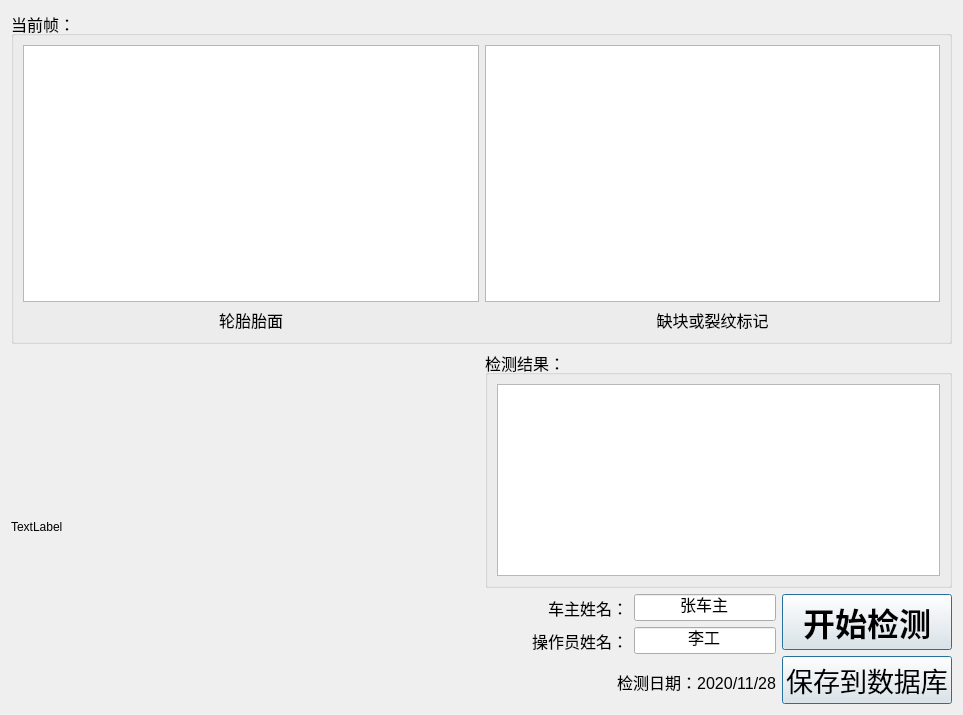
<?xml version="1.0" encoding="UTF-8"?>
<ui version="4.0">
 <class>Form</class>
 <widget class="QWidget" name="Form">
  <property name="enabled">
   <bool>true</bool>
  </property>
  <property name="geometry">
   <rect>
    <x>0</x>
    <y>0</y>
    <width>963</width>
    <height>715</height>
   </rect>
  </property>
  <property name="windowTitle">
   <string>西安工业大学-汽车轮胎胎面缺陷检测系统</string>
  </property>
  <layout class="QVBoxLayout" name="verticalLayout_5">
   <item>
    <widget class="QGroupBox" name="groupBox">
     <property name="font">
      <font>
       <pointsize>12</pointsize>
      </font>
     </property>
     <property name="title">
      <string>当前帧：</string>
     </property>
     <layout class="QVBoxLayout" name="verticalLayout">
      <item>
       <layout class="QHBoxLayout" name="horizontalLayout_2" stretch="0,0">
        <item>
         <widget class="QGraphicsView" name="graph"/>
        </item>
        <item>
         <widget class="QGraphicsView" name="graph_2"/>
        </item>
       </layout>
      </item>
      <item>
       <layout class="QHBoxLayout" name="horizontalLayout">
        <item>
         <widget class="QLabel" name="label_2">
          <property name="text">
           <string>轮胎胎面</string>
          </property>
          <property name="alignment">
           <set>Qt::AlignCenter</set>
          </property>
         </widget>
        </item>
        <item>
         <widget class="QLabel" name="label_3">
          <property name="text">
           <string>缺块或裂纹标记</string>
          </property>
          <property name="alignment">
           <set>Qt::AlignCenter</set>
          </property>
         </widget>
        </item>
       </layout>
      </item>
     </layout>
    </widget>
   </item>
   <item>
    <layout class="QHBoxLayout" name="horizontalLayout_7" stretch="1,1">
     <item>
      <widget class="QLabel" name="label">
       <property name="autoFillBackground">
        <bool>false</bool>
       </property>
       <property name="text">
        <string>TextLabel</string>
       </property>
       <property name="scaledContents">
        <bool>false</bool>
       </property>
      </widget>
     </item>
     <item>
      <layout class="QVBoxLayout" name="verticalLayout_4" stretch="1,1">
       <item>
        <widget class="QGroupBox" name="groupBox_2">
         <property name="font">
          <font>
           <pointsize>12</pointsize>
          </font>
         </property>
         <property name="title">
          <string>检测结果：</string>
         </property>
         <layout class="QHBoxLayout" name="horizontalLayout_3">
          <item>
           <widget class="QTextBrowser" name="textBrowser">
            <property name="sizePolicy">
             <sizepolicy hsizetype="Minimum" vsizetype="Minimum">
              <horstretch>0</horstretch>
              <verstretch>0</verstretch>
             </sizepolicy>
            </property>
           </widget>
          </item>
         </layout>
        </widget>
       </item>
       <item>
        <layout class="QHBoxLayout" name="horizontalLayout_6" stretch="0,0">
         <item>
          <layout class="QVBoxLayout" name="verticalLayout_2">
           <item>
            <layout class="QHBoxLayout" name="horizontalLayout_4" stretch="1,1">
             <item>
              <widget class="QLabel" name="label_4">
               <property name="font">
                <font>
                 <pointsize>12</pointsize>
                </font>
               </property>
               <property name="layoutDirection">
                <enum>Qt::RightToLeft</enum>
               </property>
               <property name="text">
                <string>车主姓名：</string>
               </property>
               <property name="alignment">
                <set>Qt::AlignRight|Qt::AlignTrailing|Qt::AlignVCenter</set>
               </property>
              </widget>
             </item>
             <item>
              <widget class="QLineEdit" name="owner">
               <property name="font">
                <font>
                 <pointsize>12</pointsize>
                </font>
               </property>
               <property name="text">
                <string>张车主</string>
               </property>
               <property name="alignment">
                <set>Qt::AlignCenter</set>
               </property>
              </widget>
             </item>
            </layout>
           </item>
           <item>
            <layout class="QHBoxLayout" name="horizontalLayout_5" stretch="1,1">
             <item>
              <widget class="QLabel" name="label_7">
               <property name="font">
                <font>
                 <pointsize>12</pointsize>
                </font>
               </property>
               <property name="layoutDirection">
                <enum>Qt::RightToLeft</enum>
               </property>
               <property name="text">
                <string>操作员姓名：</string>
               </property>
               <property name="alignment">
                <set>Qt::AlignRight|Qt::AlignTrailing|Qt::AlignVCenter</set>
               </property>
              </widget>
             </item>
             <item>
              <widget class="QLineEdit" name="oper">
               <property name="font">
                <font>
                 <pointsize>12</pointsize>
                </font>
               </property>
               <property name="text">
                <string>李工</string>
               </property>
               <property name="alignment">
                <set>Qt::AlignCenter</set>
               </property>
              </widget>
             </item>
            </layout>
           </item>
           <item>
            <widget class="QLabel" name="label_6">
             <property name="font">
              <font>
               <pointsize>12</pointsize>
              </font>
             </property>
             <property name="text">
              <string>检测日期：2020/11/28</string>
             </property>
             <property name="alignment">
              <set>Qt::AlignRight|Qt::AlignTrailing|Qt::AlignVCenter</set>
             </property>
            </widget>
           </item>
          </layout>
         </item>
         <item>
          <layout class="QVBoxLayout" name="verticalLayout_3">
           <item>
            <widget class="QPushButton" name="pushButton">
             <property name="sizePolicy">
              <sizepolicy hsizetype="Minimum" vsizetype="Minimum">
               <horstretch>0</horstretch>
               <verstretch>0</verstretch>
              </sizepolicy>
             </property>
             <property name="font">
              <font>
               <pointsize>24</pointsize>
               <weight>75</weight>
               <bold>true</bold>
              </font>
             </property>
             <property name="text">
              <string>开始检测</string>
             </property>
             <property name="autoDefault">
              <bool>false</bool>
             </property>
             <property name="default">
              <bool>true</bool>
             </property>
            </widget>
           </item>
           <item>
            <widget class="QPushButton" name="pushButton_2">
             <property name="sizePolicy">
              <sizepolicy hsizetype="Fixed" vsizetype="Preferred">
               <horstretch>0</horstretch>
               <verstretch>0</verstretch>
              </sizepolicy>
             </property>
             <property name="font">
              <font>
               <pointsize>20</pointsize>
               <weight>50</weight>
               <bold>false</bold>
              </font>
             </property>
             <property name="text">
              <string>保存到数据库</string>
             </property>
             <property name="autoDefault">
              <bool>false</bool>
             </property>
             <property name="default">
              <bool>true</bool>
             </property>
             <property name="flat">
              <bool>false</bool>
             </property>
            </widget>
           </item>
          </layout>
         </item>
        </layout>
       </item>
      </layout>
     </item>
    </layout>
   </item>
  </layout>
 </widget>
 <resources/>
 <connections/>
</ui>
